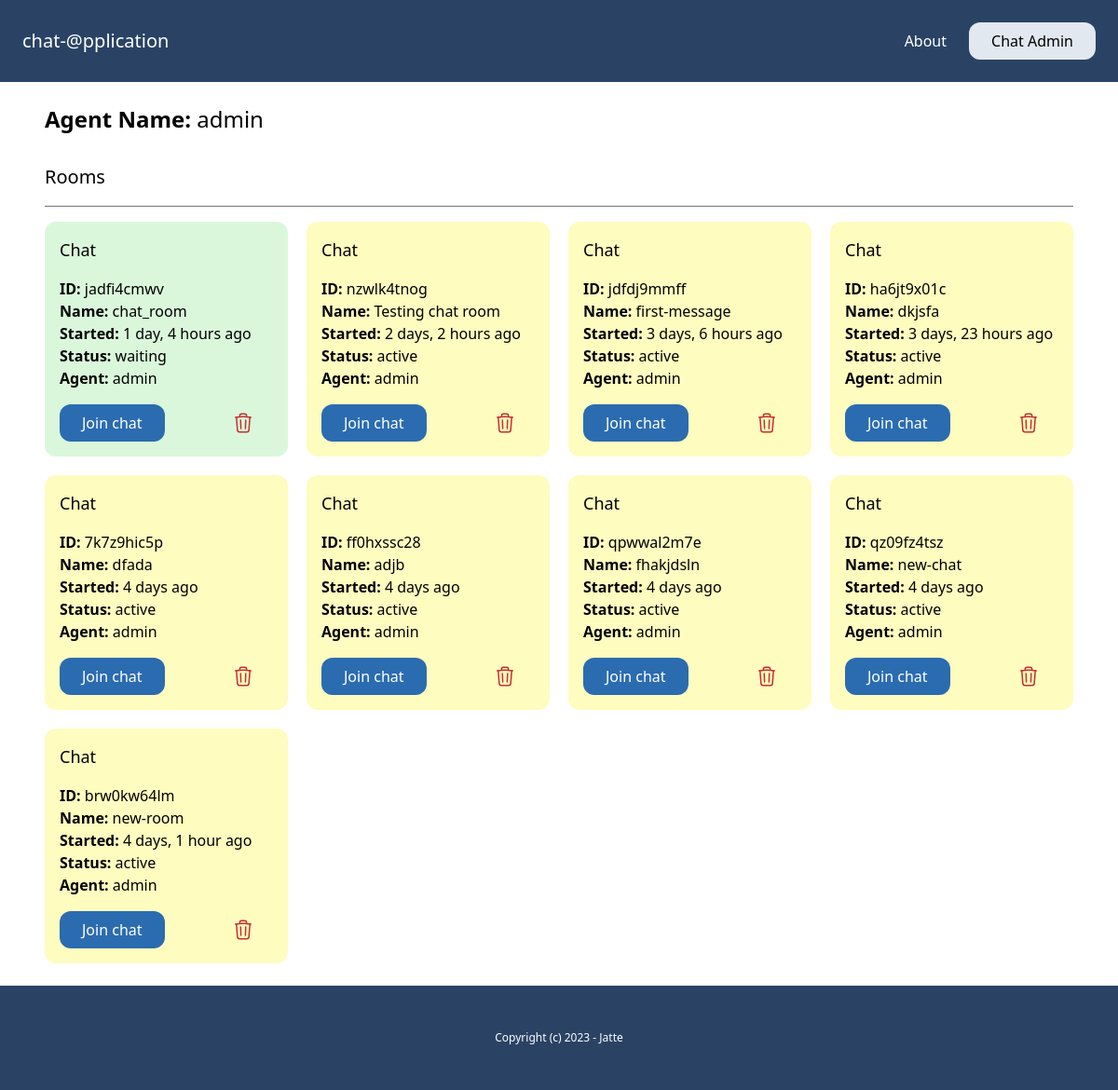
/admin-dashboard/user_details/0e92c003-3962-4916-ad8b-587604cc74cb/ (signed in), run on an earlier commit of the app's database.
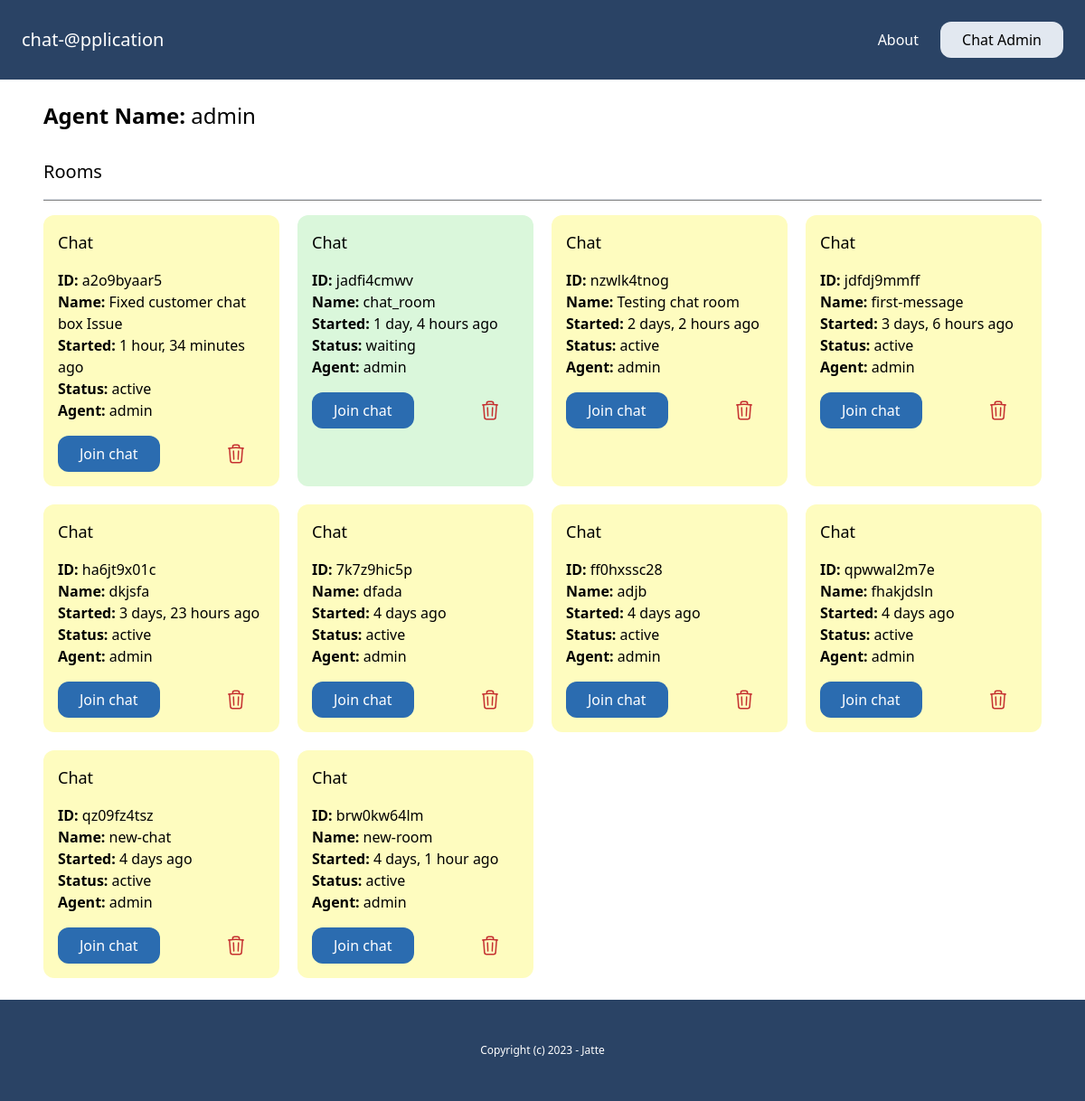
And on a later commit of the database.
### chat/models.py (models this page shows, shortened)
class Room(models.Model):
    WAITING = "waiting"
    ACTIVE = "active"
    CLOSED = "closed"
    CHOICES_STATUS = (
        (WAITING, "waiting"),
        (ACTIVE, "active"),
        (CLOSED, "closed"),
    )
    uuid = models.CharField(max_length=255)
    client = models.CharField(max_length=255)
    agent = models.ForeignKey(User, null=True, blank=True, related_name="rooms", on_delete=models.CASCADE)
    messages = models.ManyToManyField(Message, blank=True)
    url = models.CharField(max_length=255, blank=True, null=True)
    status = models.CharField(max_length=20, choices=CHOICES_STATUS, default=WAITING)
    created_at = models.DateTimeField(auto_now_add=True)
    class Meta:
        ordering = ("-created_at",)

### account/models.py (models this page shows)
class User(AbstractBaseUser, PermissionsMixin):
    AGENT = 'agent'
    MANAGER = 'manager'
    ROLES_CHOICES = (
        (AGENT, 'Agent'),
        (MANAGER, 'Manager'),
    )
    id = models.UUIDField(primary_key=True, default=uuid.uuid4, editable=False)
    email = models.EmailField(unique=True)
    name = models.CharField(max_length=255, blank=True, default='')
    role = models.CharField(max_length=20, choices=ROLES_CHOICES, default=AGENT)
    is_active = models.BooleanField(default=True)
    is_superuser = models.BooleanField(default=False)
    is_staff = models.BooleanField(default=False)
    date_joined = models.DateTimeField(default=timezone.now)
    last_login = models.DateTimeField(blank=True, null=True)
    objects = CustomUserManager()
    USERNAME_FIELD = 'email'
    EMAIL_FIELD = 'email'
    REQUIRED_FIELDS = ['name']

### chat/views.py (the view)
# urls.py: path("admin-dashboard/user_details/<uuid:uuid>/", views.user_details, name="user_details"),
def user_details(request, uuid):
    if request.user.groups.first().name == "Manager":
        user = get_object_or_404(User, pk=uuid)
        rooms = user.rooms.all()
        return render(request, "chat/user_details.html",{
            "user": user,
            "rooms": rooms if rooms else None
        })
    else:
        raise PermissionDenied

### chat/templates/chat/user_details.html
{% extends "core/base.html" %}
{% block content %}
<div>
    <h1 class="text-2xl mb-5"><b>{% if user.role == "agent" %} Agent {% else %} Manager {% endif %} Name: </b> {{user.name}}</h1>
    {% include "chat/rooms_list.html" %}
</div>
{% endblock  %}

### chat/templates/chat/rooms_list.html (shortened to what this page needs)
<div class="mt-8">
    <h1 class="text-xl mt-5">Rooms</h1>
    <hr class="my-4">
    {% if rooms %}
    <div class="grid grid-cols-4 gap-5">
        {% for room in rooms %}
        <div class="p-4 rounded-xl {% if room.status == 'waiting' %}card-waiting{% elif room.status == 'active' %}bg-yellow-200{% else %}bg-red-200{% endif %}">
            <h3 class="mb-4 text-lg">Chat</h3>
            <p>
                <b>ID: </b>{{room.uuid}} <br>
                <b>Name: </b>{{room.client}} <br>
                <b>Started: </b>{{room.created_at|timesince}} ago<br>
                <b>Status: </b>{{room.status}} <br>
                <b>Agent: </b>{% firstof room.agent.name 'None yet...' %} <br>
            </p>
            <div class="flex justify-between mt-4">
                <a href="{% url 'chat:room_details' room.uuid %}" class="inline-block py-2 px-6 bg-blue-700 text-white rounded-xl">Join chat</a>
                {% if room.agent == request.user or request.user.groups.all.first.name == "Manager"%}
                <a href="{% url 'chat:delete_room' room.id %}" ></a>
                {% endif %}
            </div>
        </div>
        {% endfor %}
    </div>
    {% else %}
        <div class="mt-8">
            <p class="text-center text-3xl mt-9">This agent didn't join any chat room yet</p>
        </div>
    {% endif %}
</div>

What changed in the data, as far as the page shows it:
added Room: uuid "a2o9byaar5", client "Fixed customer chat box Issue", created_at "1 hour, 34 minutes", status "active", agent.name "admin"
